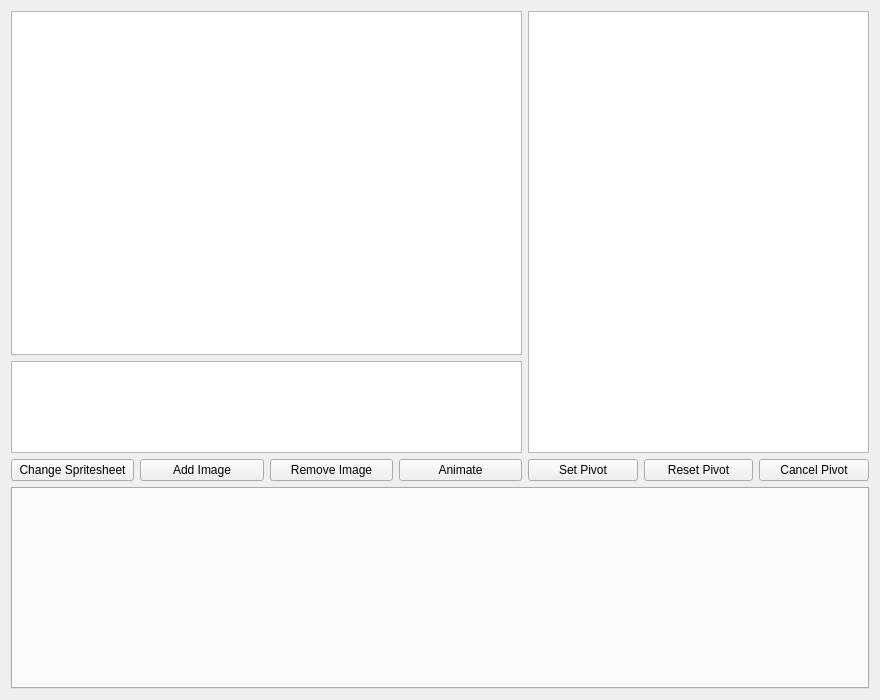
<?xml version="1.0" encoding="UTF-8"?>
<ui version="4.0">
 <class>AnimationSetupWidget</class>
 <widget class="QWidget" name="AnimationSetupWidget">
  <property name="geometry">
   <rect>
    <x>0</x>
    <y>0</y>
    <width>880</width>
    <height>700</height>
   </rect>
  </property>
  <property name="windowTitle">
   <string>Animation Setup</string>
  </property>
  <layout class="QVBoxLayout" name="verticalLayout">
   <item>
    <layout class="QVBoxLayout" name="verticalLayout_5" stretch="70,30">
     <item>
      <layout class="QHBoxLayout" name="horizontalLayout_2" stretch="60,40">
       <item>
        <layout class="QVBoxLayout" name="verticalLayout_4" stretch="75,20,5">
         <item>
          <widget class="PivotView" name="gvPivot"/>
         </item>
         <item>
          <widget class="QListWidget" name="lbImages">
           <property name="horizontalScrollBarPolicy">
            <enum>Qt::ScrollBarAlwaysOff</enum>
           </property>
           <property name="editTriggers">
            <set>QAbstractItemView::AllEditTriggers</set>
           </property>
           <property name="showDropIndicator" stdset="0">
            <bool>false</bool>
           </property>
           <property name="dragDropMode">
            <enum>QAbstractItemView::NoDragDrop</enum>
           </property>
           <property name="movement">
            <enum>QListView::Static</enum>
           </property>
           <property name="resizeMode">
            <enum>QListView::Fixed</enum>
           </property>
           <property name="layoutMode">
            <enum>QListView::SinglePass</enum>
           </property>
           <property name="viewMode">
            <enum>QListView::IconMode</enum>
           </property>
           <property name="uniformItemSizes">
            <bool>false</bool>
           </property>
          </widget>
         </item>
         <item>
          <layout class="QHBoxLayout" name="horizontalLayout_3" stretch="0,0,0,0">
           <item>
            <widget class="QPushButton" name="bChange">
             <property name="text">
              <string>Change Spritesheet</string>
             </property>
            </widget>
           </item>
           <item>
            <widget class="QPushButton" name="bAdd">
             <property name="text">
              <string>Add Image</string>
             </property>
            </widget>
           </item>
           <item>
            <widget class="QPushButton" name="bRemove">
             <property name="text">
              <string>Remove Image</string>
             </property>
            </widget>
           </item>
           <item>
            <widget class="QPushButton" name="bAnimate">
             <property name="text">
              <string>Animate</string>
             </property>
            </widget>
           </item>
          </layout>
         </item>
        </layout>
       </item>
       <item>
        <layout class="QVBoxLayout" name="verticalLayout_3" stretch="95,5">
         <item>
          <widget class="QTableWidget" name="tSheetProps">
           <attribute name="horizontalHeaderVisible">
            <bool>false</bool>
           </attribute>
           <attribute name="horizontalHeaderStretchLastSection">
            <bool>true</bool>
           </attribute>
           <attribute name="verticalHeaderVisible">
            <bool>false</bool>
           </attribute>
           <column>
            <property name="text">
             <string>Property</string>
            </property>
           </column>
           <column>
            <property name="text">
             <string>Value</string>
            </property>
           </column>
          </widget>
         </item>
         <item>
          <layout class="QHBoxLayout" name="horizontalLayout_4">
           <item>
            <widget class="QPushButton" name="bSetPivot">
             <property name="text">
              <string>Set Pivot</string>
             </property>
            </widget>
           </item>
           <item>
            <widget class="QPushButton" name="bResetPivot">
             <property name="text">
              <string>Reset Pivot</string>
             </property>
            </widget>
           </item>
           <item>
            <widget class="QPushButton" name="bCancelPivot">
             <property name="text">
              <string>Cancel Pivot</string>
             </property>
            </widget>
           </item>
          </layout>
         </item>
        </layout>
       </item>
      </layout>
     </item>
     <item>
      <widget class="QTabWidget" name="tabs">
       <property name="currentIndex">
        <number>-1</number>
       </property>
      </widget>
     </item>
    </layout>
   </item>
  </layout>
 </widget>
 <customwidgets>
  <customwidget>
   <class>PivotView</class>
   <extends>QGraphicsView</extends>
   <header>PivotView.h</header>
  </customwidget>
 </customwidgets>
 <resources/>
 <connections/>
</ui>
